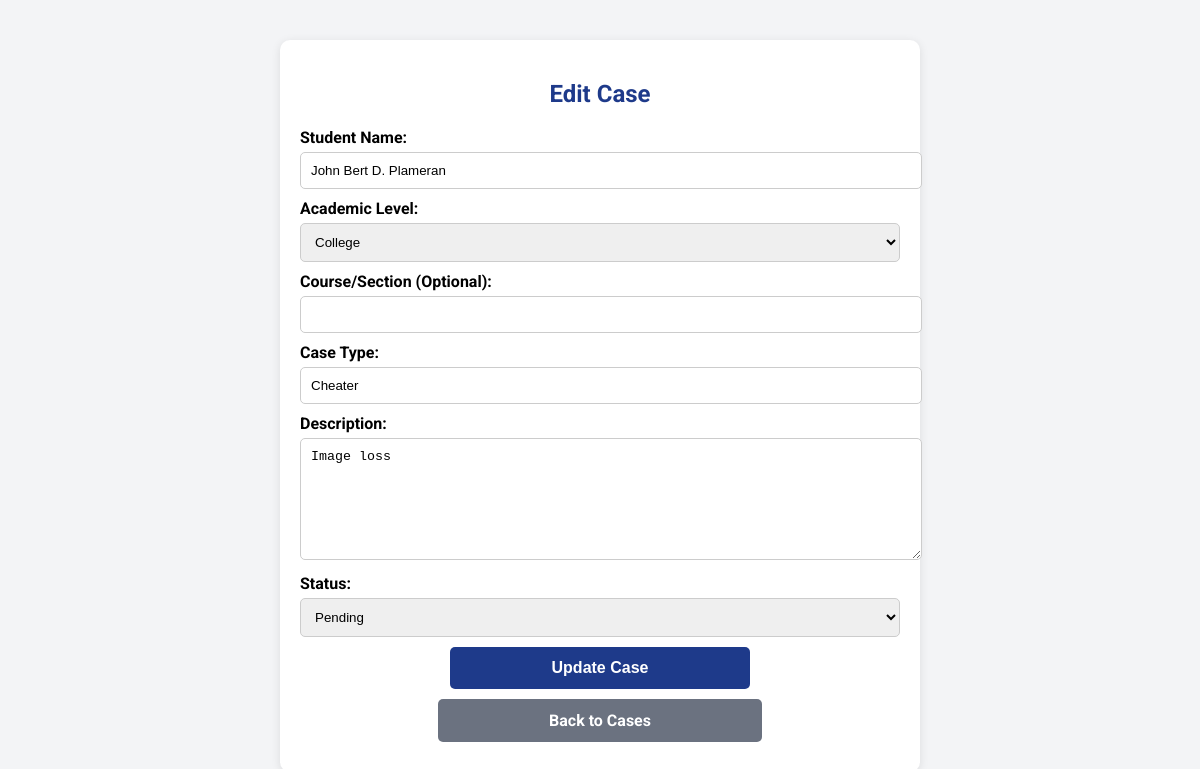
/Reports/case.update.php?id=1, run on an earlier commit of the app's database.
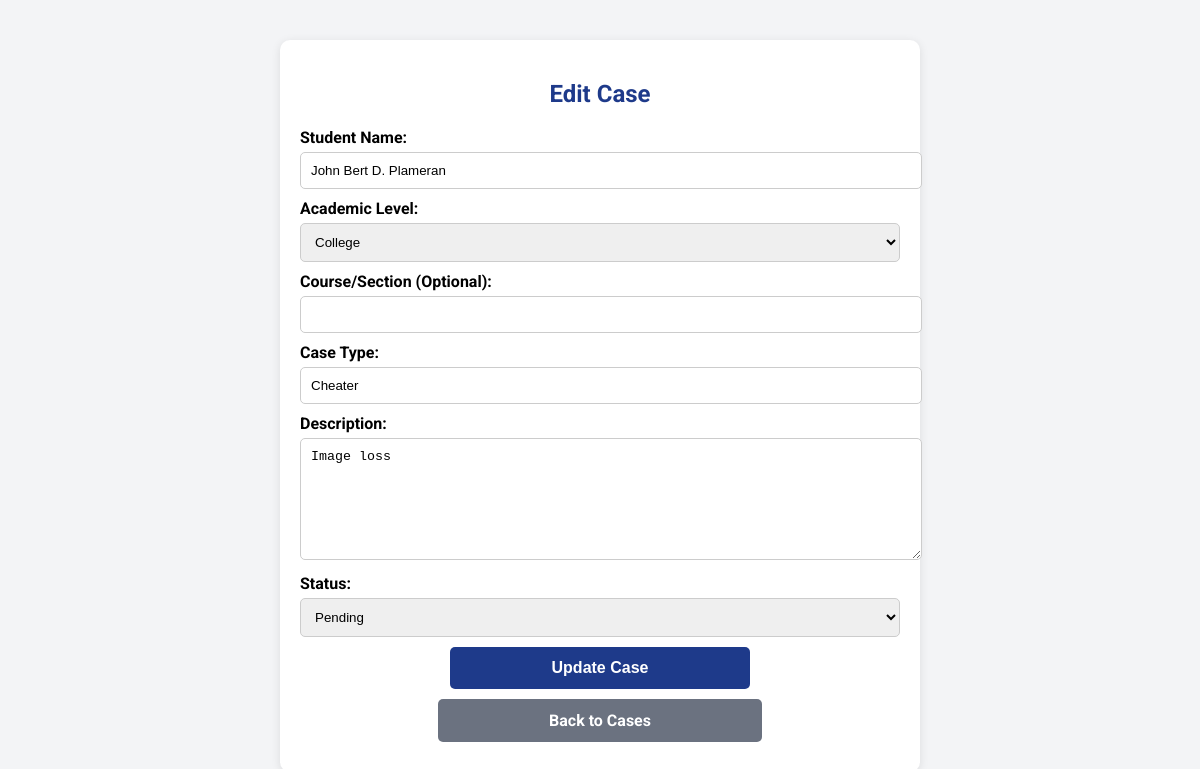
And on a later commit of the database.
### tables this page shows
CREATE TABLE `case_records` (
  `case_id` int(11) NOT NULL,
  `student_name` varchar(100) NOT NULL,
  `academic_level` varchar(50) NOT NULL,
  `grade_level` int(10) NOT NULL,
  `course_section` varchar(50) NOT NULL,
  `description` text NOT NULL,
  `case_type` varchar(100) NOT NULL,
  `reported_by` varchar(100) NOT NULL,
  `filed_date` date NOT NULL DEFAULT curdate(),
  `filed_time` time NOT NULL DEFAULT curtime(),
  `status` varchar(50) NOT NULL
);

### Reports/case.update.php (the view, shortened to what this page needs)
<?php
include $_SERVER['DOCUMENT_ROOT'].'/SGRMS/Database/db_connect.php';
if (isset($_GET['id'])) {
    $case_id = $_GET['id'];
    $sql = "SELECT * FROM case_records WHERE case_id = ?";
    $stmt = $conn->prepare($sql);
    $stmt->bind_param("i", $case_id);
    $stmt->execute();
    $result = $stmt->get_result();
    if ($result->num_rows > 0) {
        $case = $result->fetch_assoc();
    } else {
        echo "<script>alert('Case not found!'); window.location.href='case.php';</script>";
        exit;
    }
}
?>
<!DOCTYPE html>
<html lang="en">
<head>
    <link rel="stylesheet" href="https://cdnjs.cloudflare.com/ajax/libs/font-awesome/5.15.3/css/all.min.css">
</head>
<body>
<div class="container">
    <h2>Edit Case</h2>
    <form method="POST">
        <label for="student_name">Student Name:</label>
        <input type="text" id="student_name" name="student_name" value="<?= htmlspecialchars($case['student_name']) ?>" required>
        <label for="academic_level">Academic Level:</label>
        <select id="academic_level" name="academic_level" required>
            <option value="College" <?= $case['academic_level'] == 'College' ? 'selected' : '' ?>>College</option>
        </select>
        <label for="course_section">Course/Section (Optional):</label>
        <input type="text" id="course_section" name="course_section" value="<?= htmlspecialchars($case['course_section'] ?? '') ?>">
        <label for="case_type">Case Type:</label>
        <input type="text" id="case_type" name="case_type" value="<?= htmlspecialchars($case['case_type']) ?>" required>
        <label for="description">Description:</label>
        <textarea id="description" name="description" required><?= htmlspecialchars($case['description']) ?></textarea>
        <label for="status">Status:</label>
        <select id="status" name="status" required>
            <option value="Pending" <?= $case['status'] == 'Pending' ? 'selected' : '' ?>>Pending</option>
        </select>
        <button type="submit" class="button">Update Case</button>
    </form>
    <a href="case.php" class="back-button">Back to Cases</a>
</div>
</body>
</html>

### Reports/case.update.php (style rules this page uses)
body { font-family: 'Roboto', sans-serif; background-color: #f3f4f6; margin: 0; padding: 0; }
.container { width: 50%; margin: 40px auto; background: white; padding: 20px; border-radius: 10px; box-shadow: 0 2px 10px rgba(0,0,0,0.1); }
h2 { text-align: center; color: #1e3a8a; }
label { font-weight: bold; display: block; margin-top: 10px; }
input, select, textarea { width: 100%; padding: 10px; margin-top: 5px; border: 1px solid #ccc; border-radius: 5px; }
textarea { height: 100px; }
.button, .back-button { display: block; width: 100%; max-width: 300px; margin: 10px auto; text-align: center; padding: 12px; font-size: 16px; font-weight: bold; border-radius: 5px; cursor: pointer; }
.button { background-color: #1e3a8a; color: white; border: none; }
.back-button { background-color: #6b7280; color: white; text-decoration: none; border: none; }

What changed in the data, as far as the page shows it:
changed case_records "John Bert D. Plameran": status (not shown) → "Pending"
Also different on the page:
form field status: "Pending" → (not shown)
